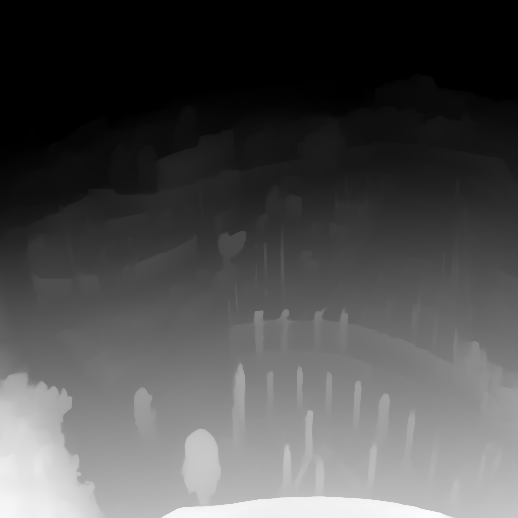
#> input picture final_depth_perception/depth_result_raw.png, 518 x 518 px
$ python align_depth_scale.py --raw depth_result_raw.png --roi 100 200 300 300 --known-distance 8.5 --output depth_metric.png
#> lines starting #> are read from the running program, lines starting #| are printed output that depends on the picture
#!/usr/bin/env python3
"""
Scale a relative depth map (e.g., from Depth Anything / MiDaS) to metric meters using a known-distance ROI.

Usage:
  python align_depth_scale.py --raw depth_result_raw.png --roi 100 200 300 300 --known-distance 8.5 --output depth_metric.png

Arguments:
  --raw: path to 16-bit raw depth PNG saved by run_tflite_depth.py
  --roi: x y w h region where the scene is approximately planar at a known distance
  --known-distance: distance in meters for that ROI

Effect:
  Computes the median depth value in ROI (d0). Scales the entire map by s = Z0 / d0.
  Writes a 32-bit floating-point single-channel TIFF/PNG (depending on pillow support) and a colorized PNG.
"""
import argparse
from pathlib import Path
import numpy as np
from PIL import Image


def load_raw_16(path: Path) -> np.ndarray:
    im = Image.open(path)
#> im is the input picture: PIL image 518x518 I;16; min 0, max 65534, mean 20163
    arr = np.array(im, dtype=np.uint16)
    # Convert back to [0,1] float based on 16-bit scaling used in run_tflite_depth.py
    f = arr.astype(np.float32) / 65535.0
    return f


def colorize(depth: np.ndarray) -> Image.Image:
    try:
        import matplotlib.pyplot as plt
        d = depth.copy()
        d -= np.nanmin(d)
        d /= (np.nanmax(d) + 1e-6)
        cmap = plt.get_cmap("viridis")
        rgb = (cmap(d)[..., :3] * 255).astype(np.uint8)
        return Image.fromarray(rgb, mode="RGB")
    except Exception:
        d = depth.copy()
        d -= np.nanmin(d)
        d /= (np.nanmax(d) + 1e-6)
        d8 = (d * 255).clip(0, 255).astype(np.uint8)
        return Image.fromarray(d8, mode="L")


def main():
    ap = argparse.ArgumentParser()
    ap.add_argument("--raw", type=Path, required=True)
    ap.add_argument("--roi", type=int, nargs=4, metavar=("x", "y", "w", "h"), required=True)
    ap.add_argument("--known-distance", type=float, required=True)
    ap.add_argument("--output", type=Path, default=Path("depth_metric.png"))
    args = ap.parse_args()

    d = load_raw_16(args.raw)  # [0,1] range
    x, y, w, h = args.roi
    roi = d[y:y+h, x:x+w]
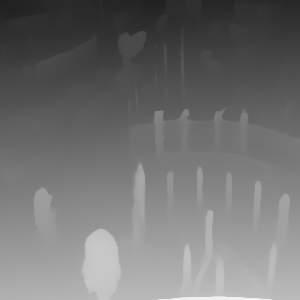
#> roi: shape (300, 300) float32; min 0.126, max 0.95, mean 0.448
    if roi.size == 0:
        raise ValueError("ROI is empty; check coordinates")
    d0 = float(np.median(roi))
#> d0 = 0.455
    if d0 <= 0:
        raise ValueError("Median depth in ROI is non-positive; choose a different region")

    # Scale to meters
    s = args.known_distance / d0
#> s = 18.68
    depth_m = d * s

    # Save metric depth (float32 TIFF/PNG fallback)
    metric_path = args.output.with_suffix(".tiff")
    Image.fromarray(depth_m.astype(np.float32)).save(metric_path)

    # Save colorized preview
    color = colorize(depth_m)
#> in colorize, `rgb = (cmap(d)[..., :3] * 255).astype(np.uint8)`:
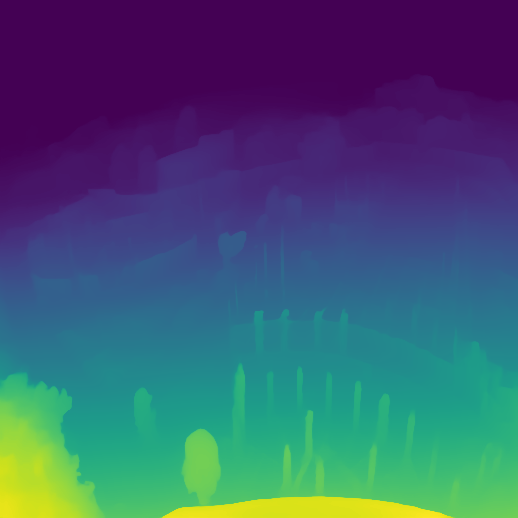
#> rgb: shape (518, 518, 3); mean of channels 0, 1, 2 63.7, 88.5, 114.3; drawn as R, G, B
    color.save(args.output)

    print(f"Scaled with s={s:.6f}. Saved metric depth: {metric_path} and colorized: {args.output}")
#| Scaled with s=18.675322. Saved metric depth: depth_metric.tiff and colorized: depth_metric.png


if __name__ == "__main__":
    main()
